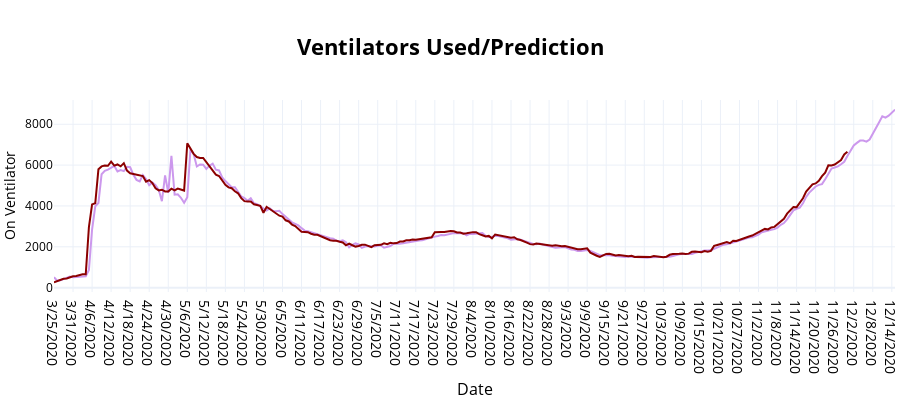

Notebook source saved alongside this figure:
### Code cell
annotations = []

fig4.update_xaxes(title_text="Date",
                 tickfont=dict(size=14),
                 titlefont=dict(size=16))

fig4.update_yaxes(title_text="On Ventilator",
                 tickfont=dict(size=12),
                 titlefont=dict(size=14))

fig4.update_layout(template='plotly_white')

fig4.update_layout(xaxis=dict(tickformat="%m-%d"))
fig4.update_xaxes(range=['2020-04-30', df_Covid_data_Offset.index.values[-1]])

fig4.update_layout(annotations=annotations)

fig4.update_layout(hovermode="x")
fig4.update_layout(showlegend=False)

fig4.update_layout(
    autosize=True,
    height=400,
    margin=dict(l=0, r=0)
)

### Figure 1 — Plotly figure (JSON) as saved in the notebook; plotly's stock layout.template omitted (floating-point values rounded to 4 significant figures; data arrays with more than 128 entries replaced by an {"elided": "..."} marker saying what was removed)
{"data": [{"line": {"color": "rgb(204, 152, 237)", "width": 2}, "mode": "lines", "name": "Prediction", "type": "scatter", "x": {"elided": "266 str values"}, "y": {"elided": "266 int values"}}, {"line": {"color": "darkred", "dash": "solid", "width": 2}, "mode": "lines", "name": "True venitlators used", "type": "scatter", "x": {"elided": "266 str values"}, "y": {"elided": "251 int values"}}], "layout": {"autosize": true, "font": {"color": "black", "size": 16}, "height": 400, "hovermode": "x", "margin": {"l": 0, "r": 0}, "showlegend": false, "title": {"text": "<b>Ventilators Used/Prediction</b>", "x": 0.5, "xanchor": "center", "y": 0.9, "yanchor": "top"}, "xaxis": {"range": ["2020-04-30", "2020-12-01"], "tickfont": {"size": 14}, "tickformat": "%m-%d", "title": {"font": {"size": 16}, "text": "Date"}}, "yaxis": {"tickfont": {"size": 12}, "title": {"font": {"size": 14}, "text": "On Ventilator"}}}}
